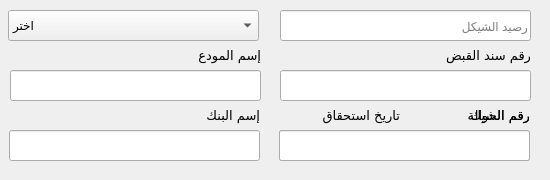
         <widget class="QWidget" name="tab_34">
          <attribute name="title">
           <string>الشيكل</string>
          </attribute>
          <widget class="QLineEdit" name="add_orphan_shekel">
           <property name="geometry">
            <rect>
             <x>280</x>
             <y>10</y>
             <width>251</width>
             <height>31</height>
            </rect>
           </property>
           <property name="placeholderText">
            <string>رصيد الشيكل</string>
           </property>
          </widget>
          <widget class="QComboBox" name="comboBox_5">
           <property name="geometry">
            <rect>
             <x>8</x>
             <y>10</y>
             <width>251</width>
             <height>31</height>
            </rect>
           </property>
           <item>
            <property name="text">
             <string>اختر</string>
            </property>
           </item>
           <item>
            <property name="text">
             <string>نقداً</string>
            </property>
           </item>
           <item>
            <property name="text">
             <string>شيك</string>
            </property>
           </item>
           <item>
            <property name="text">
             <string>تحويل بنكي</string>
            </property>
           </item>
          </widget>
          <widget class="QLineEdit" name="lineEdit_44">
           <property name="geometry">
            <rect>
             <x>280</x>
             <y>70</y>
             <width>251</width>
             <height>31</height>
            </rect>
           </property>
          </widget>
          <widget class="QLabel" name="label_206">
           <property name="geometry">
            <rect>
             <x>440</x>
             <y>40</y>
             <width>91</width>
             <height>31</height>
            </rect>
           </property>
           <property name="font">
            <font>
             <family>Cairo</family>
             <pointsize>10</pointsize>
            </font>
           </property>
           <property name="text">
            <string>رقم سند القبض</string>
           </property>
          </widget>
          <widget class="QLineEdit" name="lineEdit_45">
           <property name="geometry">
            <rect>
             <x>10</x>
             <y>70</y>
             <width>251</width>
             <height>31</height>
            </rect>
           </property>
          </widget>
          <widget class="QLabel" name="label_207">
           <property name="geometry">
            <rect>
             <x>170</x>
             <y>40</y>
             <width>91</width>
             <height>31</height>
            </rect>
           </property>
           <property name="font">
            <font>
             <family>Cairo</family>
             <pointsize>10</pointsize>
            </font>
           </property>
           <property name="text">
            <string>إسم المودع</string>
           </property>
          </widget>
          <widget class="QWidget" name="widget_86" native="true">
           <property name="geometry">
            <rect>
             <x>-1</x>
             <y>100</y>
             <width>541</width>
             <height>71</height>
            </rect>
           </property>
           <widget class="QLabel" name="label_208">
            <property name="geometry">
             <rect>
              <x>440</x>
              <y>0</y>
              <width>91</width>
              <height>31</height>
             </rect>
            </property>
            <property name="font">
             <font>
              <family>Cairo</family>
              <pointsize>10</pointsize>
             </font>
            </property>
            <property name="text">
             <string>رقم الشيك</string>
            </property>
           </widget>
           <widget class="QLineEdit" name="lineEdit_46">
            <property name="geometry">
             <rect>
              <x>410</x>
              <y>30</y>
              <width>121</width>
              <height>31</height>
             </rect>
            </property>
           </widget>
           <widget class="QLabel" name="label_213">
            <property name="geometry">
             <rect>
              <x>170</x>
              <y>0</y>
              <width>91</width>
              <height>31</height>
             </rect>
            </property>
            <property name="font">
             <font>
              <family>Cairo</family>
              <pointsize>10</pointsize>
             </font>
            </property>
            <property name="text">
             <string>إسم البنك</string>
            </property>
           </widget>
           <widget class="QLineEdit" name="lineEdit_47">
            <property name="geometry">
             <rect>
              <x>280</x>
              <y>30</y>
              <width>121</width>
              <height>31</height>
             </rect>
            </property>
            <property name="inputMask">
             <string>99/99/9999;_</string>
            </property>
           </widget>
           <widget class="QLabel" name="label_214">
            <property name="geometry">
             <rect>
              <x>310</x>
              <y>0</y>
              <width>91</width>
              <height>31</height>
             </rect>
            </property>
            <property name="font">
             <font>
              <family>Cairo</family>
              <pointsize>10</pointsize>
             </font>
            </property>
            <property name="text">
             <string>تاريخ استحقاق</string>
            </property>
           </widget>
           <widget class="QLineEdit" name="lineEdit_48">
            <property name="geometry">
             <rect>
              <x>10</x>
              <y>30</y>
              <width>251</width>
              <height>31</height>
             </rect>
            </property>
           </widget>
           <widget class="QLabel" name="label_215">
            <property name="geometry">
             <rect>
              <x>440</x>
              <y>0</y>
              <width>91</width>
              <height>31</height>
             </rect>
            </property>
            <property name="font">
             <font>
              <family>Cairo</family>
              <pointsize>10</pointsize>
             </font>
            </property>
            <property name="text">
             <string>رقم الحوالة</string>
            </property>
           </widget>
           <widget class="QLineEdit" name="lineEdit_49">
            <property name="geometry">
             <rect>
              <x>280</x>
              <y>30</y>
              <width>251</width>
              <height>31</height>
             </rect>
            </property>
            <property name="text">
             <string/>
            </property>
           </widget>
          </widget>
         </widget>
